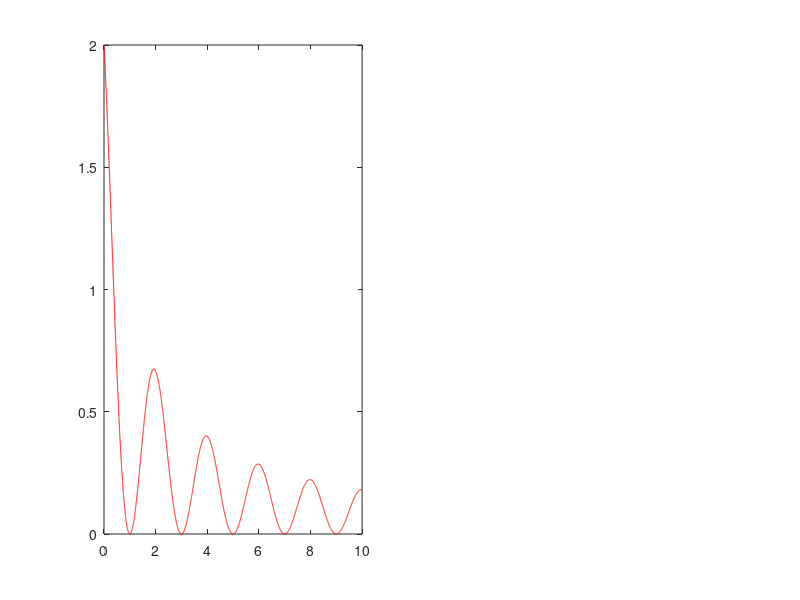

The MATLAB script that drew this image: (Note: this script raises an error after producing the figure.)
x = 0 : 0.001 : 10;
f = (1 + cos(pi .* x)) ./ (1 + x);

subplot(1, 2, 1);
plot(x, f, "r");

x = linspace(0, 10, 21);
y = 0 : 0.01 : 10;
f = (1 + cos(pi .* x)) ./ (1 + x);
g = zeros(1, length(y));

for index = 1 : length(g)
  g(index) = lagrange(f, x, y(index));
end

subplot(1, 2, 2);
plot(y, g, "b");

pause();
